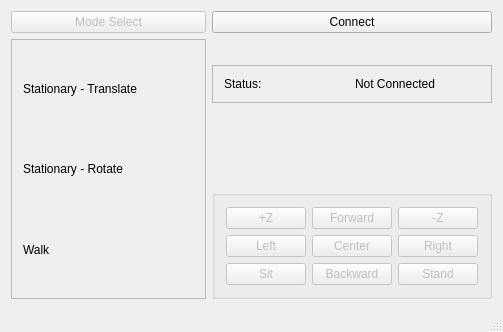
<?xml version="1.0" encoding="UTF-8"?>
<ui version="4.0">
 <class>FangControl</class>
 <widget class="QMainWindow" name="FangControl">
  <property name="geometry">
   <rect>
    <x>0</x>
    <y>0</y>
    <width>503</width>
    <height>332</height>
   </rect>
  </property>
  <property name="windowTitle">
   <string>FangControl</string>
  </property>
  <widget class="QWidget" name="centralWidget">
   <layout class="QGridLayout" name="gridLayout_3">
    <item row="0" column="0" rowspan="5">
     <layout class="QVBoxLayout" name="verticalLayout">
      <item>
       <widget class="QPushButton" name="mode_button">
        <property name="enabled">
         <bool>false</bool>
        </property>
        <property name="text">
         <string>Mode Select</string>
        </property>
       </widget>
      </item>
      <item>
       <widget class="QFrame" name="frame_2">
        <property name="enabled">
         <bool>true</bool>
        </property>
        <property name="autoFillBackground">
         <bool>false</bool>
        </property>
        <property name="frameShape">
         <enum>QFrame::StyledPanel</enum>
        </property>
        <property name="frameShadow">
         <enum>QFrame::Sunken</enum>
        </property>
        <property name="lineWidth">
         <number>5</number>
        </property>
        <property name="midLineWidth">
         <number>5</number>
        </property>
        <layout class="QGridLayout" name="gridLayout">
         <item row="2" column="0">
          <widget class="QLabel" name="walk_g1_m">
           <property name="text">
            <string>Walk</string>
           </property>
          </widget>
         </item>
         <item row="1" column="0">
          <widget class="QLabel" name="rotate_m">
           <property name="text">
            <string>Stationary - Rotate</string>
           </property>
          </widget>
         </item>
         <item row="0" column="0">
          <widget class="QLabel" name="translate_m">
           <property name="text">
            <string>Stationary - Translate</string>
           </property>
          </widget>
         </item>
        </layout>
       </widget>
      </item>
     </layout>
    </item>
    <item row="3" column="1">
     <spacer name="verticalSpacer_2">
      <property name="orientation">
       <enum>Qt::Vertical</enum>
      </property>
      <property name="sizeHint" stdset="0">
       <size>
        <width>168</width>
        <height>105</height>
       </size>
      </property>
     </spacer>
    </item>
    <item row="2" column="1">
     <widget class="QFrame" name="frame_3">
      <property name="sizePolicy">
       <sizepolicy hsizetype="Preferred" vsizetype="Preferred">
        <horstretch>0</horstretch>
        <verstretch>10</verstretch>
       </sizepolicy>
      </property>
      <property name="autoFillBackground">
       <bool>false</bool>
      </property>
      <property name="frameShape">
       <enum>QFrame::StyledPanel</enum>
      </property>
      <property name="frameShadow">
       <enum>QFrame::Sunken</enum>
      </property>
      <property name="lineWidth">
       <number>5</number>
      </property>
      <property name="midLineWidth">
       <number>5</number>
      </property>
      <layout class="QHBoxLayout" name="horizontalLayout">
       <item>
        <widget class="QLabel" name="static_label">
         <property name="text">
          <string>Status:</string>
         </property>
        </widget>
       </item>
       <item>
        <widget class="QLabel" name="status_label">
         <property name="text">
          <string>Not Connected</string>
         </property>
        </widget>
       </item>
      </layout>
     </widget>
    </item>
    <item row="0" column="1">
     <widget class="QPushButton" name="connect_button">
      <property name="text">
       <string>Connect</string>
      </property>
     </widget>
    </item>
    <item row="4" column="1">
     <widget class="QGroupBox" name="keypad_groupBox">
      <property name="enabled">
       <bool>false</bool>
      </property>
      <layout class="QGridLayout" name="gridLayout_2">
       <item row="2" column="2">
        <widget class="QPushButton" name="center_button">
         <property name="enabled">
          <bool>false</bool>
         </property>
         <property name="text">
          <string>Center</string>
         </property>
        </widget>
       </item>
       <item row="0" column="2">
        <widget class="QPushButton" name="up_button">
         <property name="enabled">
          <bool>false</bool>
         </property>
         <property name="text">
          <string>Forward</string>
         </property>
        </widget>
       </item>
       <item row="3" column="3">
        <widget class="QPushButton" name="stand_button">
         <property name="enabled">
          <bool>false</bool>
         </property>
         <property name="text">
          <string>Stand</string>
         </property>
        </widget>
       </item>
       <item row="0" column="1">
        <widget class="QPushButton" name="l1_button">
         <property name="enabled">
          <bool>false</bool>
         </property>
         <property name="text">
          <string>+Z</string>
         </property>
        </widget>
       </item>
       <item row="2" column="1">
        <widget class="QPushButton" name="left_button">
         <property name="enabled">
          <bool>false</bool>
         </property>
         <property name="text">
          <string>Left</string>
         </property>
        </widget>
       </item>
       <item row="3" column="1">
        <widget class="QPushButton" name="sit_button">
         <property name="enabled">
          <bool>false</bool>
         </property>
         <property name="text">
          <string>Sit</string>
         </property>
        </widget>
       </item>
       <item row="0" column="3">
        <widget class="QPushButton" name="r1_button">
         <property name="enabled">
          <bool>false</bool>
         </property>
         <property name="text">
          <string>-Z</string>
         </property>
        </widget>
       </item>
       <item row="2" column="3">
        <widget class="QPushButton" name="right_button">
         <property name="enabled">
          <bool>false</bool>
         </property>
         <property name="text">
          <string>Right</string>
         </property>
        </widget>
       </item>
       <item row="3" column="2">
        <widget class="QPushButton" name="down_button">
         <property name="enabled">
          <bool>false</bool>
         </property>
         <property name="text">
          <string>Backward</string>
         </property>
        </widget>
       </item>
      </layout>
     </widget>
    </item>
    <item row="1" column="1">
     <spacer name="verticalSpacer">
      <property name="orientation">
       <enum>Qt::Vertical</enum>
      </property>
      <property name="sizeHint" stdset="0">
       <size>
        <width>168</width>
        <height>50</height>
       </size>
      </property>
     </spacer>
    </item>
   </layout>
  </widget>
  <widget class="QMenuBar" name="menuBar">
   <property name="geometry">
    <rect>
     <x>0</x>
     <y>0</y>
     <width>503</width>
     <height>21</height>
    </rect>
   </property>
  </widget>
  <widget class="QStatusBar" name="statusBar"/>
 </widget>
 <layoutdefault spacing="6" margin="11"/>
 <resources/>
 <connections>
  <connection>
   <sender>mode_button</sender>
   <signal>clicked()</signal>
   <receiver>FangControl</receiver>
   <slot>update()</slot>
   <hints>
    <hint type="sourcelabel">
     <x>173</x>
     <y>53</y>
    </hint>
    <hint type="destinationlabel">
     <x>200</x>
     <y>61</y>
    </hint>
   </hints>
  </connection>
 </connections>
 <slots>
  <slot>on_connect_button_clicked(bool)</slot>
 </slots>
</ui>
